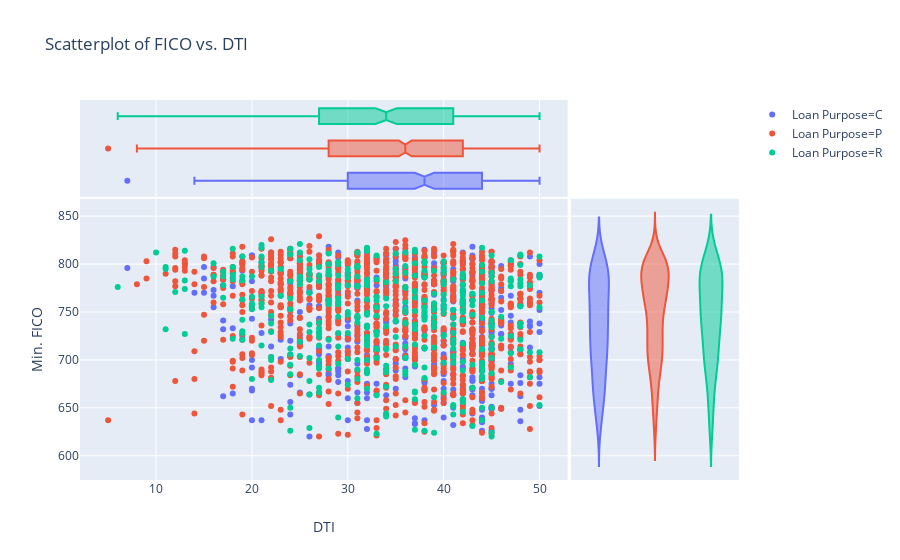

The notebook cell this image was saved under:
### Markdown cell above
### Plotly Express

Resources:

- [Article announcing Plotly Express' release, detailing features](https://medium.com/@plotlygraphs/introducing-plotly-express-808df010143d)
- [Gallery of many example Plotly Express charts](https://www.plotly.express/)
- [Full Plotly Express docs](https://www.plotly.express/plotly_express/)
- [Plotly Express GitHub](https://github.com/plotly/plotly_express)

### Code cell
# quick test of plotly express
px.scatter(
    data_frame=acq_2017_df.sample(frac=0.001), 
    x='dti', 
    y='cscore_min', 
    color='purpose',
    marginal_y='violin',
    marginal_x='box',
    title="Scatterplot of FICO vs. DTI",
    labels=dict(cscore_min = "Min. FICO", purpose="Loan Purpose", dti="DTI")
)

### Figure 1 — Plotly figure (JSON) as saved in the notebook; plotly's stock layout.template omitted (floating-point values rounded to 4 significant figures; data arrays with more than 128 entries replaced by an {"elided": "..."} marker saying what was removed)
{"data": [{"hoverlabel": {"namelength": 0}, "hovertemplate": "Loan Purpose=C<br>DTI=%{x}<br>Min. FICO=%{y}", "legendgroup": "Loan Purpose=C", "marker": {"color": "#636efa", "symbol": "circle"}, "mode": "markers", "name": "Loan Purpose=C", "showlegend": true, "type": "scatter", "uid": "4ef31047-c0b8-46b2-a596-dbe996adc824", "x": {"elided": "472 int values"}, "xaxis": "x", "y": {"elided": "472 int values"}, "yaxis": "y"}, {"alignmentgroup": "True", "hoverlabel": {"namelength": 0}, "hovertemplate": "Loan Purpose=C<br>DTI=%{x}", "legendgroup": "Loan Purpose=C", "marker": {"color": "#636efa", "symbol": "circle"}, "name": "Loan Purpose=C", "notched": true, "offsetgroup": "Loan Purpose=C", "showlegend": false, "type": "box", "uid": "3123ecf1-3c43-4bf2-b569-afde5b1cb2e7", "x": {"elided": "472 int values"}, "xaxis": "x", "yaxis": "y2"}, {"alignmentgroup": "True", "hoverlabel": {"namelength": 0}, "hovertemplate": "Loan Purpose=C<br>Min. FICO=%{y}", "legendgroup": "Loan Purpose=C", "marker": {"color": "#636efa", "symbol": "circle"}, "name": "Loan Purpose=C", "offsetgroup": "Loan Purpose=C", "scalegroup": "y", "showlegend": false, "type": "violin", "uid": "18b8bf98-1f34-4e40-b4fe-1f24ba5418d6", "xaxis": "x2", "y": {"elided": "472 int values"}, "yaxis": "y"}, {"hoverlabel": {"namelength": 0}, "hovertemplate": "Loan Purpose=P<br>DTI=%{x}<br>Min. FICO=%{y}", "legendgroup": "Loan Purpose=P", "marker": {"color": "#EF553B", "symbol": "circle"}, "mode": "markers", "name": "Loan Purpose=P", "showlegend": true, "type": "scatter", "uid": "b3c9d77e-1d29-46db-a7b3-72af7ab9aa19", "x": {"elided": "1086 int values"}, "xaxis": "x", "y": {"elided": "1086 int values"}, "yaxis": "y"}, {"alignmentgroup": "True", "hoverlabel": {"namelength": 0}, "hovertemplate": "Loan Purpose=P<br>DTI=%{x}", "legendgroup": "Loan Purpose=P", "marker": {"color": "#EF553B", "symbol": "circle"}, "name": "Loan Purpose=P", "notched": true, "offsetgroup": "Loan Purpose=P", "showlegend": false, "type": "box", "uid": "8eb312dd-8577-48ba-8d68-9fa9f518bfd4", "x": {"elided": "1086 int values"}, "xaxis": "x", "yaxis": "y2"}, {"alignmentgroup": "True", "hoverlabel": {"namelength": 0}, "hovertemplate": "Loan Purpose=P<br>Min. FICO=%{y}", "legendgroup": "Loan Purpose=P", "marker": {"color": "#EF553B", "symbol": "circle"}, "name": "Loan Purpose=P", "offsetgroup": "Loan Purpose=P", "scalegroup": "y", "showlegend": false, "type": "violin", "uid": "8894baba-c375-4e6e-88ca-7ab553fc70a6", "xaxis": "x2", "y": {"elided": "1086 int values"}, "yaxis": "y"}, {"hoverlabel": {"namelength": 0}, "hovertemplate": "Loan Purpose=R<br>DTI=%{x}<br>Min. FICO=%{y}", "legendgroup": "Loan Purpose=R", "marker": {"color": "#00cc96", "symbol": "circle"}, "mode": "markers", "name": "Loan Purpose=R", "showlegend": true, "type": "scatter", "uid": "c1d07f2d-b88d-4373-9aaa-49e061775ff0", "x": {"elided": "391 int values"}, "xaxis": "x", "y": {"elided": "391 int values"}, "yaxis": "y"}, {"alignmentgroup": "True", "hoverlabel": {"namelength": 0}, "hovertemplate": "Loan Purpose=R<br>DTI=%{x}", "legendgroup": "Loan Purpose=R", "marker": {"color": "#00cc96", "symbol": "circle"}, "name": "Loan Purpose=R", "notched": true, "offsetgroup": "Loan Purpose=R", "showlegend": false, "type": "box", "uid": "8c52aaca-73db-4da0-8a7f-32acdc53ea0a", "x": {"elided": "391 int values"}, "xaxis": "x", "yaxis": "y2"}, {"alignmentgroup": "True", "hoverlabel": {"namelength": 0}, "hovertemplate": "Loan Purpose=R<br>Min. FICO=%{y}", "legendgroup": "Loan Purpose=R", "marker": {"color": "#00cc96", "symbol": "circle"}, "name": "Loan Purpose=R", "offsetgroup": "Loan Purpose=R", "scalegroup": "y", "showlegend": false, "type": "violin", "uid": "dda38406-13f4-44a1-a59f-58f3def9ffc4", "xaxis": "x2", "y": {"elided": "391 int values"}, "yaxis": "y"}], "layout": {"autosize": true, "legend": {"tracegroupgap": 0}, "title": {"text": "Scatterplot of FICO vs. DTI"}, "xaxis": {"autorange": true, "domain": [0, 0.74], "range": [2.091, 52.91], "showgrid": true, "title": {"text": "DTI"}, "type": "linear"}, "xaxis2": {"autorange": true, "domain": [0.745, 1], "range": [-0.5, 2.5], "showticklabels": false, "type": "category"}, "yaxis": {"autorange": true, "domain": [0, 0.74], "range": [574.7, 868.1], "showgrid": true, "title": {"text": "Min. FICO"}, "type": "linear"}, "yaxis2": {"autorange": true, "domain": [0.745, 1], "range": [-0.5, 2.5], "showticklabels": false, "type": "category"}}}
